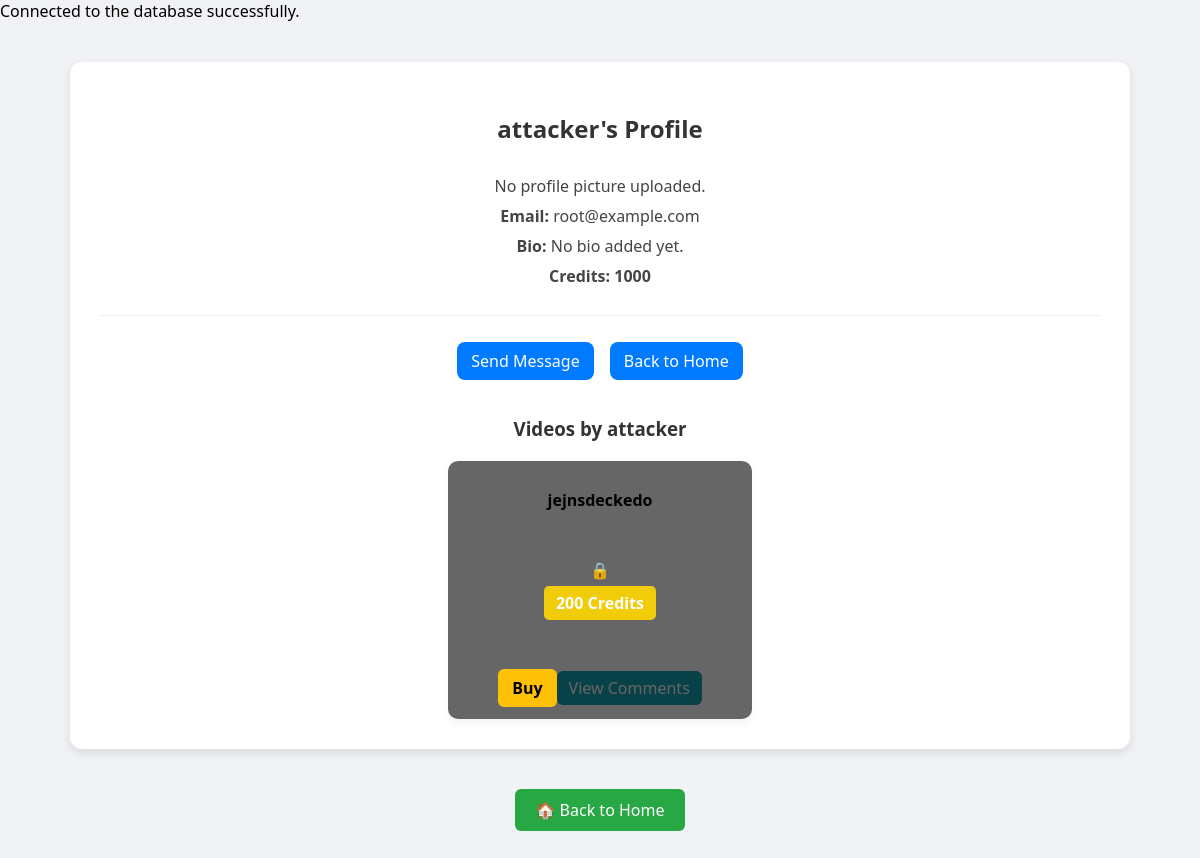
The page /social_streaming/profile.php?id=9 (signed in) on the database its author committed.
### tables this page shows
CREATE TABLE `users` (
  `id` int(11) NOT NULL,
  `username` varchar(50) NOT NULL,
  `email` varchar(100) NOT NULL,
  `password` varchar(255) NOT NULL,
  `bio` text DEFAULT NULL,
  `profile_picture` varchar(255) DEFAULT NULL,
  `stream_video` varchar(255) DEFAULT NULL,
  `credits` int(11) DEFAULT 0,
  `name` varchar(100) DEFAULT NULL,
  `country` varchar(100) DEFAULT NULL,
  `subscription_type` varchar(50) DEFAULT NULL,
  `preferred_genre` varchar(50) DEFAULT NULL,
  `last_login` date DEFAULT NULL,
  `mfa_secret` varchar(255) DEFAULT NULL
);

CREATE TABLE `videos` (
  `id` int(11) NOT NULL,
  `user_id` int(11) NOT NULL,
  `title` varchar(255) NOT NULL,
  `description` text DEFAULT NULL,
  `filename` varchar(255) NOT NULL,
  `upload_date` timestamp NOT NULL DEFAULT current_timestamp(),
  `file_path` varchar(255) NOT NULL,
  `uploaded_at` timestamp NOT NULL DEFAULT current_timestamp(),
  `price_in_credits` int(11) NOT NULL DEFAULT 0,
  `is_live` tinyint(1) DEFAULT 0
);

### social_streaming/profile.php (the view, shortened to what this page needs)
<?php
include "db.php";
$user_id = $_SESSION['user_id'];
$view_user_id = isset($_GET['id']) ? $_GET['id'] : $user_id;
$query = "SELECT username, email, bio, profile_picture, credits FROM users WHERE id = ?";
$stmt = $conn->prepare($query);
$stmt->bind_param("i", $view_user_id);
$stmt->execute();
$stmt->bind_result($username, $email, $bio, $profile_picture, $credits);
$is_own_profile = ($view_user_id == $user_id);
$video_query = "SELECT id, title, filename, price_in_credits FROM videos WHERE user_id = ?";
$video_stmt = $conn->prepare($video_query);
$video_stmt->bind_param("i", $view_user_id);
$video_stmt->execute();
$video_stmt->store_result();
$video_stmt->bind_result($video_id, $video_title, $video_filename, $price_in_credits);
$purchased_videos = [];
?>
<!DOCTYPE html>
<html lang="en">
<head>
</head>
<body>
<div class="container">
    <h2><?php echo htmlspecialchars($is_own_profile ? "Your Profile" : $username . "'s Profile"); ?></h2>
    <div class="profile-card">
        <?php if ($profile_picture): ?>
            <img src="uploads/<?php echo htmlspecialchars($profile_picture); ?>" alt="Profile Picture">
        <?php else: ?>
            <p>No profile picture uploaded.</p>
        <?php endif; ?>
        <p><strong>Email:</strong> <?php echo htmlspecialchars($email); ?></p>
        <p><strong>Bio:</strong> <?php echo htmlspecialchars($bio ? $bio : "No bio added yet."); ?></p>
        <p class="credits"><strong>Credits:</strong> <?php echo htmlspecialchars($credits); ?></p>
    </div>
    <div class="profile-links">
        <?php if ($is_own_profile): ?>
            <a href="edit_profile.php">Edit Profile</a>
            <a href="upload_video.php">Upload Video</a>
            <a href="view_videos.php">View Videos</a>
            <a href="logout.php">Logout</a>
        <?php else: ?>
            <a href="send_message.php?to=<?php echo $view_user_id; ?>">Send Message</a>
            <a href="home.php">Back to Home</a>
        <?php endif; ?>
    </div>
    <div class="videos">
        <h3>Videos by <?php echo htmlspecialchars($username); ?></h3>
        <div class="video-grid">
            <?php
            if ($video_stmt->num_rows > 0) {
                while ($video_stmt->fetch()) {
                    echo '<div class="video-item">';
                    echo '<p>' . htmlspecialchars($video_title) . '</p>';
                    if ($price_in_credits == 0) {
                        echo '<video controls>';
                    } else if (in_array($video_id, $purchased_videos)) {
                        echo '<video controls>';
                    } else {
                        echo '<video style="filter: blur(5px); pointer-events: none;">';
                    }
                    echo '<source src="uploads/videos/' . htmlspecialchars($video_filename) . '" type="video/mp4">';
                    echo '</video>';
                    if ($price_in_credits > 0 && !in_array($video_id, $purchased_videos)) {
                        echo '<div class="locked-overlay">🔒<div class="price-tag">' . $price_in_credits . ' Credits</div></div>';
                        echo '<a href="purchase_video.php?video_id=' . $video_id . '" class="purchase-btn">Buy</a>';
                    } elseif (in_array($video_id, $purchased_videos)) {
                        echo '<div class="purchased-overlay">✔ Purchased</div>';
                    }
                    echo '<a href="video_comments.php?id=' . $video_id . '" class="view-comments-btn">View Comments</a>';
                    echo '</div>';
                }
            } else {
                echo "<p style='text-align:center;'>No videos uploaded yet.</p>";
            }
            ?>
        </div>
    </div>
</div>
<div style="text-align:center; margin: 30px 0;">
    <a href="home.php" class="home-button">🏠 Back to Home</a>
</div>
</body>
</html>

### social_streaming/profile.php (style rules this page uses)
body { font-family: 'Segoe UI', sans-serif; background-color: #f0f2f5; margin: 0; padding: 0; }
.container { max-width: 1000px; margin: 40px auto; background-color: white; border-radius: 12px; box-shadow: 0 4px 10px rgba(0,0,0,0.1); padding: 30px; }
h2 { text-align: center; margin-bottom: 30px; color: #333; }
.profile-card { text-align: center; border-bottom: 1px solid #eee; padding-bottom: 20px; }
.profile-card p { margin: 8px 0; color: #444; }
.credits { font-weight: bold; color: #28a745; }
.profile-links { text-align: center; margin: 20px 0; }
.profile-links a { display: inline-block; margin: 6px; background: #007bff; color: white; padding: 8px 14px; text-decoration: none; border-radius: 8px; font-weight: 500; }
.videos { margin-top: 30px; }
.videos h3 { text-align: center; margin-bottom: 20px; color: #333; }
.video-grid { display: flex; flex-wrap: wrap; justify-content: center; gap: 20px; }
.video-item { background: #fff; padding: 12px; border-radius: 10px; box-shadow: 0 4px 8px rgba(0,0,0,0.05); text-align: center; position: relative; width: 100%; max-width: 280px; flex: 1 1 250px; }
.video-item p { font-weight: bold; margin-bottom: 8px; }
video { width: 100%; height: auto; border-radius: 10px; }
.locked-overlay, .purchased-overlay { position: absolute; top: 0; left: 0; width: 100%; height: 100%; border-radius: 10px; color: white; font-weight: bold; display: flex; flex-direction: column; align-items: center; justify-content: center; pointer-events: none; }
.locked-overlay { background: rgba(0, 0, 0, 0.6); }
.price-tag { background: rgba(255, 215, 0, 0.9); padding: 6px 12px; border-radius: 5px; margin-top: 5px; }
.purchase-btn { background: #ffc107; color: black; padding: 8px 14px; border-radius: 6px; text-decoration: none; font-weight: bold; display: inline-block; margin-top: 10px; z-index: 10; position: relative; }
.view-comments-btn { display: inline-block; margin-top: 10px; background: #17a2b8; color: white; padding: 6px 12px; border-radius: 6px; text-decoration: none; }
.home-button { display: inline-block; padding: 10px 20px; background-color: #28a745; color: white; text-decoration: none; border-radius: 6px; font-weight: 500; transition: background 0.3s ease; }

### rows shown on the page
users: username "attacker's Profile", email "root@example.com", bio "No bio added yet.", credits "1000", username "attacker"
videos: title "jejnsdeckedo", price_in_credits "200"
